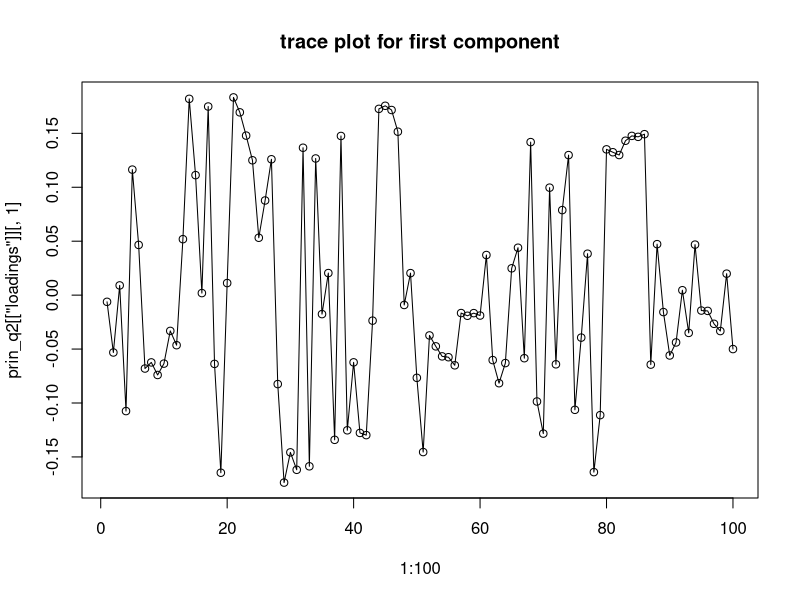
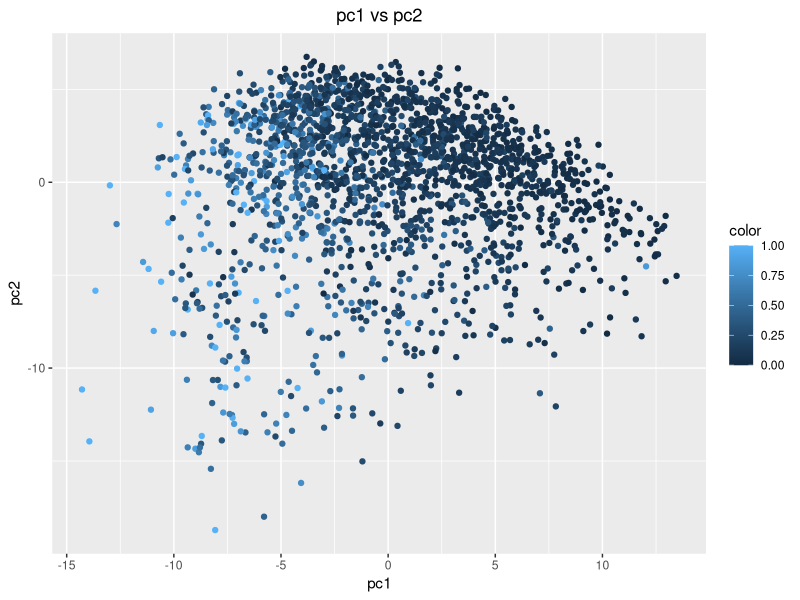

Here is the R script that generated these plots, in order: (Note: a time limit stopped this script after it produced the figures.)
library(reshape2)
library(ggplot2)
# Question 1 
data <- read.csv('communities.csv')
data[,1:100] <- scale(data[,1:100])
eigen_q1 <- eigen(cor(data[,1:100]))
sumv <- sum(eigen_q1[['values']])
curs <- 0 
for (i in 1:length(eigen_q1[['values']])) 
{
    curs <- curs + eigen_q1[['values']][i]
    if(curs > 0.95*sumv)
      break
}
needed_featrues <- i
first_pro <- eigen_q1[['values']][1]/sumv
second_pro <- eigen_q1[['values']][2]/sumv
rm(i,curs,sumv)
###########################################################################
# Question 2 
###########################################################################
# trace plot 
prin_q2 <- princomp(~.,data[,1:100],fix_sign = FALSE)
plot(1:100,prin_q2[['loadings']][,1],main = 'trace plot for first component')
lines(1:100,prin_q2[['loadings']][,1])
colnames(data)[head(order(prin_q2[['loadings']][,1],decreasing = TRUE),5)]
df <- data.frame(pc1 = prin_q2[['scores']][,1],pc2 = prin_q2[['scores']][,2],color = data[,101])
p2 <- ggplot(data=df,aes(x = pc1,y = pc2))+
      geom_point(aes(color = color))+
      ggtitle('pc1 vs pc2')+
      theme(plot.title = element_text(hjust = 0.5))
print(p2)
###########################################################################
# Question 3 
###########################################################################
data <- read.csv('communities.csv')
set.seed(12345)
n <- dim(data)[1]
id <- sample(1:n, floor(n*0.5)) 
train <- data[id,] 
id1 <- setdiff(1:n, id)
test <- data[id1,]
rm(id,id1,n)

train[,1:101] <- scale(train[,1:101])
test[,1:101] <- scale(test[,1:101])

lm_q3 <- lm(ViolentCrimesPerPop~.-1,data=train)

train_error <- mean(lm_q3[['residuals']]**2)
test_error <- mean((predict(lm_q3,test)-test[,101])**2)
###########################################################################
# Question 4 
###########################################################################
# using optim
par <- 1:100-1:100
error_train <- c()
error_test <- c()

cost_function <- function(par,data)
{
  return(sum((data[,101]-as.matrix(data[,1:100])%*%par)**2))
  error_train <- c(error_train,opt[['value']])
  par <- opt[['par']]
  error_test <-c(error_test,cost_function(par,test))
}

for (i in 1:300) 
{
  opt <- optim(par,cost_function,control = list(maxit = 1),method = 'BFGS',data = train)
  error_train <- c(error_train,opt[['value']])
  par <- opt[['par']]
  error_test <-c(error_test,cost_function(par,test))
}

df <- data.frame(sum_error_train = error_train,sum_error_test = error_test,iter = 1:300)
df_melt <- reshape2::melt(df,id.vars='iter')

p1 <-ggplot(df_melt,aes(x=iter,y=value))+
  geom_point(aes(color=variable))+
  ggtitle('error trace plot')+
  theme(plot.title = ggplot2::element_text(hjust=0.5))
print(p1)
# according to early stop rules, find iter 28 with lowest error on test dataset.
best_iter <- which.min(error_test) 

par <- 1:100-1:100 
for (i in 1:28) 
{
  best_opt <- optim(par,cost_function,control = list(maxit = 1),method = 'BFGS',data = train)
  par <- best_opt[['par']]
  best_error_test <-cost_function(par,test)
}
best_error_test <- cost_function(best_opt[['par']],test)/length(test[,101])
